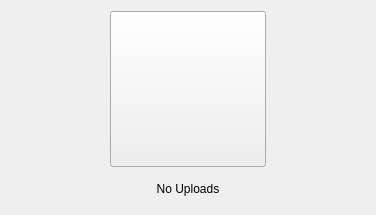
            <widget class="QWidget" name="wNoUploads">
             <layout class="QVBoxLayout" name="verticalLayout_4">
              <item>
               <widget class="QWidget" name="wUpIcon" native="true">
                <layout class="QHBoxLayout" name="horizontalLayout">
                 <property name="leftMargin">
                  <number>0</number>
                 </property>
                 <property name="topMargin">
                  <number>0</number>
                 </property>
                 <property name="rightMargin">
                  <number>0</number>
                 </property>
                 <property name="bottomMargin">
                  <number>0</number>
                 </property>
                 <item>
                  <spacer name="horizontalSpacer_5">
                   <property name="orientation">
                    <enum>Qt::Horizontal</enum>
                   </property>
                   <property name="sizeHint" stdset="0">
                    <size>
                     <width>99</width>
                     <height>20</height>
                    </size>
                   </property>
                  </spacer>
                 </item>
                 <item>
                  <widget class="QPushButton" name="bNoUploads">
                   <property name="minimumSize">
                    <size>
                     <width>156</width>
                     <height>156</height>
                    </size>
                   </property>
                   <property name="maximumSize">
                    <size>
                     <width>156</width>
                     <height>156</height>
                    </size>
                   </property>
                   <property name="text">
                    <string/>
                   </property>
                   <property name="icon">
                    <iconset resource="../Resources_linux.qrc">
                     <normaloff>:/images/no_uploads.png</normaloff>:/images/no_uploads.png</iconset>
                   </property>
                   <property name="iconSize">
                    <size>
                     <width>156</width>
                     <height>156</height>
                    </size>
                   </property>
                  </widget>
                 </item>
                 <item>
                  <spacer name="horizontalSpacer_6">
                   <property name="orientation">
                    <enum>Qt::Horizontal</enum>
                   </property>
                   <property name="sizeHint" stdset="0">
                    <size>
                     <width>99</width>
                     <height>20</height>
                    </size>
                   </property>
                  </spacer>
                 </item>
                </layout>
               </widget>
              </item>
              <item>
               <widget class="QLabel" name="lUpStatus">
                <property name="minimumSize">
                 <size>
                  <width>0</width>
                  <height>31</height>
                 </size>
                </property>
                <property name="maximumSize">
                 <size>
                  <width>16777215</width>
                  <height>31</height>
                 </size>
                </property>
                <property name="text">
                 <string>No Uploads</string>
                </property>
                <property name="alignment">
                 <set>Qt::AlignCenter</set>
                </property>
               </widget>
              </item>
             </layout>
            </widget>
